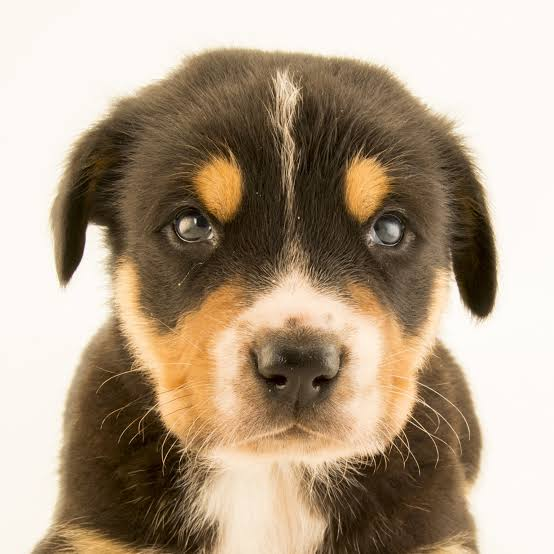
%> input picture dog.jpg, 554 x 554 px
$ octave Q9.m   (GNU Octave 9; MATLAB toolbox functions it lacks are replaced by stand-ins)
%> lines starting %> are read from the running program, lines starting %| are printed output that depends on the picture
img = imread('dog.jpg');
%> img is the input picture: size 554x554x3 uint8; mean R, G, B 177.5, 159.5, 138.3
gray_img = im2gray(img);
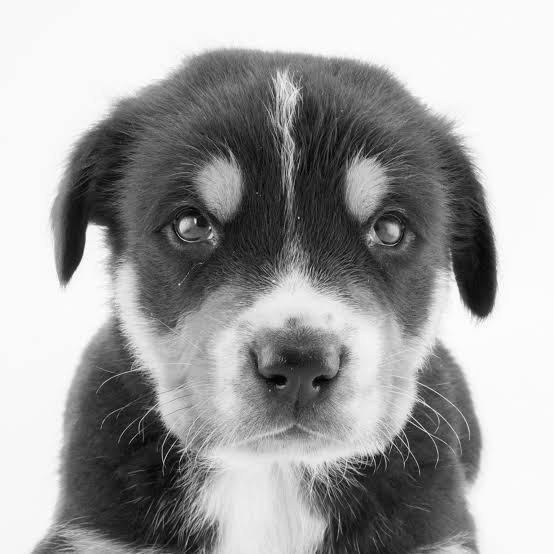
%> gray_img: size 554x554 uint8; min 2, max 255, mean 162.4
img_fft = fftshift(fft2(gray_img));
[M, N] = size(gray_img);
%> M = 554; N = 554
[X, Y] = meshgrid(1:N, 1:M);
centerX = ceil(N/2);
%> centerX = 277
centerY = ceil(M/2);
%> centerY = 277
distance = sqrt((X - centerX).^2 + (Y - centerY).^2);
cutoff_frequency1 = 30;
cutoff_frequency2 = 80;
high_pass = distance > cutoff_frequency1;
img_hp_filtered = real(ifft2(ifftshift(img_fft .* high_pass)));
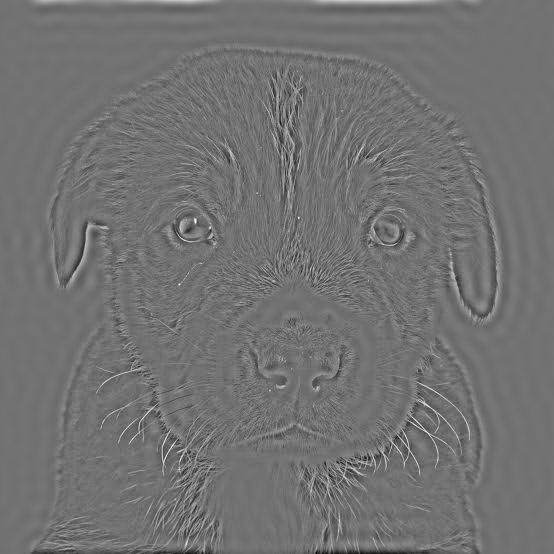
%> img_hp_filtered: size 554x554 double; min -129.3, max 158.9, mean 0; drawn with min black and max white
low_pass = distance < cutoff_frequency1;
img_lp_filtered = real(ifft2(ifftshift(img_fft .* low_pass)));
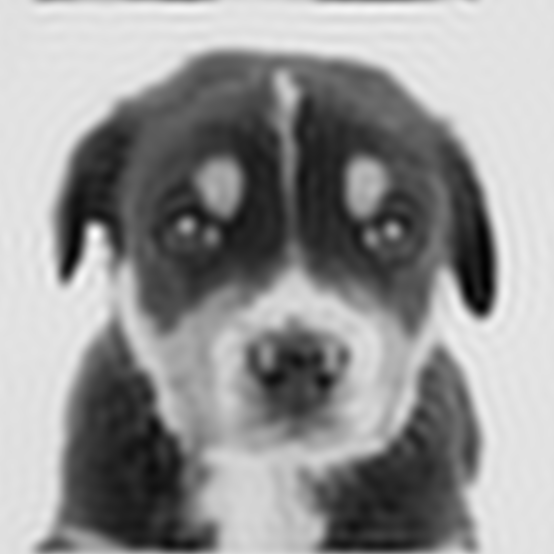
%> img_lp_filtered: size 554x554 double; min -3.4, max 281.9, mean 162.4; drawn with min black and max white
band_pass = (distance > cutoff_frequency1) & (distance < cutoff_frequency2);
img_bp_filtered = real(ifft2(ifftshift(img_fft .* band_pass)));
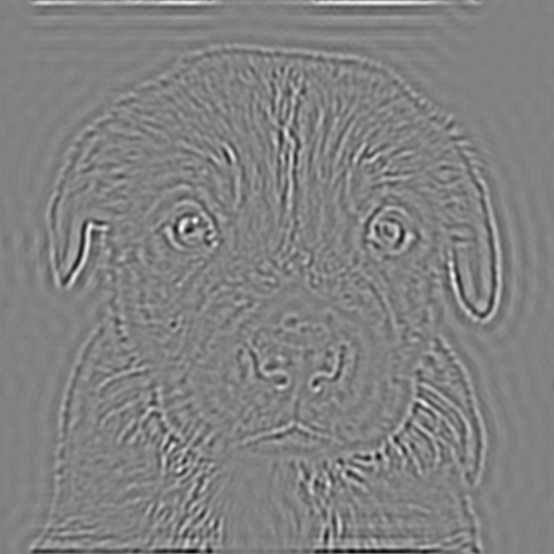
%> img_bp_filtered: size 554x554 double; min -75.51, max 72.72, mean 0; drawn with min black and max white
band_stop = 1 - band_pass;
img_bs_filtered = real(ifft2(ifftshift(img_fft .* band_stop)));
figure;
subplot(1,4,1), imshow(img_lp_filtered, []), title('Low-pass Filter');
subplot(1,4,2), imshow(img_hp_filtered, []), title('High-pass Filter');
subplot(1,4,3), imshow(img_bp_filtered, []), title('Band-pass Filter');
subplot(1,4,4), imshow(img_bs_filtered, []), title('Band-stop Filter');
